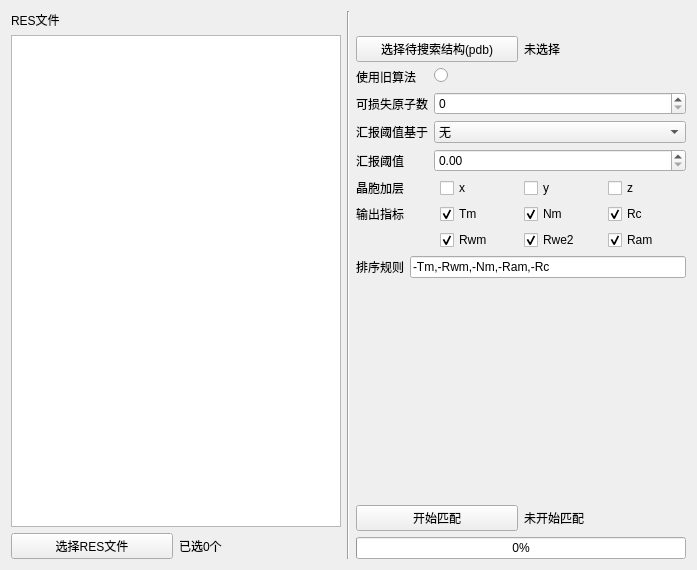
<?xml version="1.0" encoding="UTF-8"?>
<ui version="4.0">
 <class>tabresmatcher</class>
 <widget class="QWidget" name="tabresmatcher">
  <property name="geometry">
   <rect>
    <x>0</x>
    <y>0</y>
    <width>697</width>
    <height>570</height>
   </rect>
  </property>
  <property name="windowTitle">
   <string>Form</string>
  </property>
  <layout class="QHBoxLayout" name="horizontalLayout">
   <item>
    <layout class="QVBoxLayout" name="vL_match_1">
     <item>
      <widget class="QLabel" name="l_match_res">
       <property name="text">
        <string>RES文件</string>
       </property>
      </widget>
     </item>
     <item>
         <widget class="QListView" name="lV_match_res">
             <property name="selectionMode">
                 <enum>QAbstractItemView::ExtendedSelection</enum>
             </property>
         </widget>
     </item>
     <item>
      <layout class="QHBoxLayout" name="hL_match_pB1">
       <item>
        <widget class="QPushButton" name="pB_match_choose_res">
         <property name="text">
          <string>选择RES文件</string>
         </property>
        </widget>
       </item>
       <item>
           <widget class="QLabel" name="l_solve_count">
               <property name="text">
                   <string>已选0个</string>
               </property>
           </widget>
       </item>
      </layout>
     </item>
    </layout>
   </item>
   <item>
    <widget class="Line" name="line">
     <property name="orientation">
      <enum>Qt::Vertical</enum>
     </property>
    </widget>
   </item>
   <item>
    <layout class="QVBoxLayout" name="vL_match_2">
     <property name="topMargin">
      <number>25</number>
     </property>
     <item>
      <layout class="QHBoxLayout" name="hL_match_pdb">
       <item>
        <widget class="QPushButton" name="pB_pdb">
         <property name="text">
          <string>选择待搜索结构(pdb)</string>
         </property>
        </widget>
       </item>
       <item>
        <widget class="QLabel" name="l_pdb">
         <property name="text">
          <string>未选择</string>
         </property>
        </widget>
       </item>
      </layout>
     </item>
     <item>
      <layout class="QFormLayout" name="fL_match_1">
       <item row="0" column="0">
        <widget class="QLabel" name="l_old_algorithm">
         <property name="text">
          <string>使用旧算法</string>
         </property>
        </widget>
       </item>
       <item row="1" column="0">
        <widget class="QLabel" name="l_loss_atom">
         <property name="text">
          <string>可损失原子数</string>
         </property>
        </widget>
       </item>
       <item row="1" column="1">
        <widget class="QSpinBox" name="sB_loss_atom"/>
       </item>
       <item row="2" column="0">
        <widget class="QLabel" name="l_threshold">
         <property name="text">
          <string>汇报阈值基于</string>
         </property>
        </widget>
       </item>
       <item row="2" column="1">
           <widget class="QComboBox" name="cB_threshold">
               <property name="currentText">
                   <string>无</string>
               </property>
               <property name="currentIndex">
                   <number>0</number>
               </property>
               <item>
                   <property name="text">
                       <string>无</string>
                   </property>
               </item>
               <item>
                   <property name="text">
                       <string>Tm(匹配上次数)</string>
                   </property>
               </item>
               <item>
                   <property name="text">
                       <string>Nm(匹配上原子数)</string>
                   </property>
               </item>
               <item>
                   <property name="text">
                       <string>Rwm(质量加权匹配比例)</string>
                   </property>
               </item>
               <item>
                   <property name="text">
                       <string>Rwe2(电子加权匹配比例)</string>
                   </property>
               </item>
               <item>
                   <property name="text">
                       <string>Ram(元素匹配相似度)</string>
                   </property>
               </item>
               <item>
                   <property name="text">
                       <string>Rc(坐标匹配相似度)</string>
                   </property>
               </item>
           </widget>
       </item>
          <item row="3" column="0">
              <widget class="QLabel" name="l_dBS_threshold">
                  <property name="text">
                      <string>汇报阈值</string>
                  </property>
              </widget>
          </item>
          <item row="3" column="1">
              <widget class="QDoubleSpinBox" name="dSB_threshold"/>
          </item>
          <item row="0" column="1">
              <widget class="QRadioButton" name="rB_old_algorithm">
                  <property name="text">
                      <string/>
                  </property>
              </widget>
          </item>
      </layout>
     </item>
        <item>
            <layout class="QHBoxLayout" name="hL_match_thickness">
                <item>
                    <widget class="QLabel" name="l_match_thick">
                        <property name="text">
                            <string>晶胞加层</string>
                        </property>
                    </widget>
                </item>
                <item>
                    <widget class="QCheckBox" name="cB_thick_x">
                        <property name="text">
                            <string>x</string>
                        </property>
                    </widget>
                </item>
                <item>
                    <widget class="QCheckBox" name="cB_thick_y">
                        <property name="text">
                            <string>y</string>
                        </property>
                    </widget>
                </item>
                <item>
                    <widget class="QCheckBox" name="cB_thick_z">
                        <property name="text">
                            <string>z</string>
                        </property>
                    </widget>
                </item>
            </layout>
        </item>
        <item>
            <layout class="QGridLayout" name="gL_match_output">
                <item row="0" column="0">
                    <widget class="QLabel" name="l_match_output">
                        <property name="text">
                            <string>输出指标</string>
                        </property>
                    </widget>
                </item>
                <item row="2" column="1">
                    <widget class="QCheckBox" name="cB_Rwm">
                        <property name="text">
                            <string>Rwm</string>
                        </property>
                        <property name="checked">
                            <bool>true</bool>
                        </property>
                    </widget>
                </item>
                <item row="2" column="2">
                    <widget class="QCheckBox" name="cB_Rwe2">
                        <property name="text">
                            <string>Rwe2</string>
                        </property>
                        <property name="checked">
                            <bool>true</bool>
                        </property>
                    </widget>
                </item>
                <item row="0" column="2">
                    <widget class="QCheckBox" name="cB_Nm">
                        <property name="text">
                            <string>Nm</string>
                        </property>
                        <property name="checked">
                            <bool>true</bool>
                        </property>
                    </widget>
                </item>
                <item row="0" column="1">
                    <widget class="QCheckBox" name="cB_Tm">
                        <property name="text">
                            <string>Tm</string>
                        </property>
                        <property name="checked">
                            <bool>true</bool>
                        </property>
                    </widget>
                </item>
                <item row="2" column="3">
                    <widget class="QCheckBox" name="cB_Ram">
                        <property name="text">
                            <string>Ram</string>
                        </property>
                        <property name="checked">
                            <bool>true</bool>
                        </property>
                    </widget>
                </item>
                <item row="0" column="3">
                    <widget class="QCheckBox" name="cB_Rc">
                        <property name="text">
                            <string>Rc</string>
                        </property>
                        <property name="checked">
                            <bool>true</bool>
                        </property>
                    </widget>
                </item>
            </layout>
        </item>
        <item>
            <layout class="QHBoxLayout" name="hL_match_sort">
                <item>
                    <widget class="QLabel" name="l_match_sort">
                        <property name="text">
                            <string>排序规则</string>
                        </property>
                    </widget>
                </item>
       <item>
        <widget class="QLineEdit" name="lE_match_sort">
         <property name="inputMask">
          <string/>
         </property>
         <property name="text">
             <string>-Tm,-Rwm,-Nm,-Ram,-Rc</string>
         </property>
         <property name="maxLength">
          <number>32767</number>
         </property>
        </widget>
       </item>
      </layout>
     </item>
     <item>
      <spacer name="verticalSpacer_3">
       <property name="orientation">
        <enum>Qt::Vertical</enum>
       </property>
       <property name="sizeHint" stdset="0">
        <size>
         <width>20</width>
         <height>40</height>
        </size>
       </property>
      </spacer>
     </item>
     <item>
      <layout class="QHBoxLayout" name="hL_match_start">
       <item>
        <widget class="QPushButton" name="pB_match_start">
         <property name="text">
          <string>开始匹配</string>
         </property>
        </widget>
       </item>
       <item>
        <widget class="QLabel" name="l_match_start">
         <property name="text">
          <string>未开始匹配</string>
         </property>
        </widget>
       </item>
      </layout>
     </item>
     <item>
      <widget class="QProgressBar" name="bar_match">
       <property name="value">
        <number>0</number>
       </property>
       <property name="alignment">
        <set>Qt::AlignLeading|Qt::AlignLeft|Qt::AlignVCenter</set>
       </property>
      </widget>
     </item>
    </layout>
   </item>
  </layout>
 </widget>
 <resources/>
 <connections/>
</ui>
